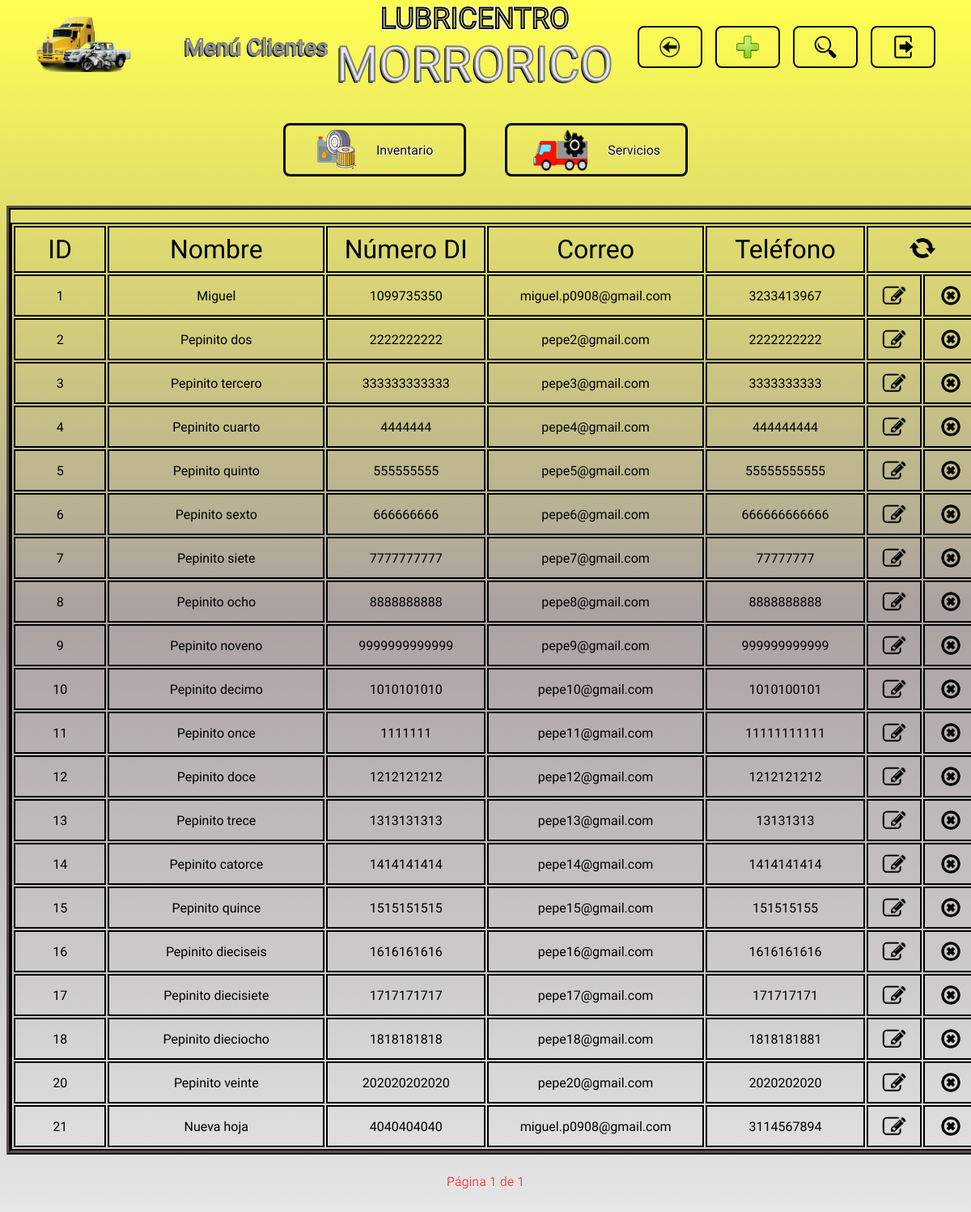
The page /clientes/ (signed in) on the database its author committed.
### clientes/models.py (models this page shows)
class Cliente(models.Model):
    nombre_cliente = models.CharField(max_length=50, null=False, blank=False)
    documento_identidad = models.CharField(max_length=20, null=False, blank=False)
    correo_electronico = models.EmailField(max_length=100, null=True, blank=True)
    telefono = models.CharField(max_length=15, null=True, blank=True)

### clientes/views.py (the view)
# urls.py: path('clientes/', include('clientes.urls')),
@login_required
def clientes(request, clientes=None, registrado=False, eliminado=False, actualizado=False, sin_coincidencias=False, campo=None, buscar=None, name_url="clientes"):
    if clientes is None:
        clientes = Cliente.objects.all()
    paginator = Paginator(clientes, 20)
    numero_pagina = request.GET.get('pagina')
    try:
        pagina = paginator.page(numero_pagina)
    except PageNotAnInteger:
        pagina = paginator.page(1)
    except EmptyPage:
        pagina = paginator.page(paginator.num_pages)
    return render(request, 'clientes.html', {
        'registrado': registrado,
        "eliminado": eliminado,
        "actualizado": actualizado,
        "sin_coincidencias": sin_coincidencias,
        "buscar": buscar,
        "campo": campo,
        "pagina": pagina,
        "name_url": name_url,
    })

### templates/clientes.html (shortened to what this page needs)
{% extends "layouts/base.html" %}
{% load static %}
{% block nombre_seccion %}
<p class="header__titulo letra_blanca">Menú Clientes</p>
{% endblock nombre_seccion %}
{% block boton_volver %}
<li>
    <a href="{% url "menu_opciones" %}" class="header__boton header__volver">
        <img src="{% static "images/logo_volver.png" %}" alt="volver" class="header__logo_boton">
    </a>
</li>
{% endblock boton_volver %}
{% block boton_registrar %}
<li>
    {% include "layouts/partials/boton_registrar.html" %}
</li>
{% endblock boton_registrar %}
{% block boton_buscar %}
<li>
    {% include "layouts/partials/boton_buscar.html" %}
</li>
{% endblock boton_buscar %}
{% block boton_cerrar_sesion %}
    {% include "layouts/partials/boton_cerrar_sesion.html" %}
{% endblock boton_cerrar_sesion %}
{% block cuerpo_seccion %}
<div class="contenedor tabla_registros">
    <table class="tabla_registros__tabla">
        <tr class="celdas_encabezado">
            <th class="celda tabla_registros__celda_id">ID</th>
            <th class="celda tabla_registros__celda_nombre">Nombre</th>
            <th class="celda tabla_registros__celda_numero_di">Número DI</th>
            <th class="celda tabla_registros__celda_correo">Correo</th>
            <th class="celda tabla_registros__celda_telefono">Teléfono</th>
            <th colspan="2" class="celda tabla_registros__celda_recargar"><a href="{% url "clientes" %}"><img src="{% static "images/logo_recargar.png" %}" alt="recargar" class="tabla_registros__recargar"></a></th>
        </tr>
        {% for cliente in pagina.object_list %}
        <tr class="celdas_datos">
            <td class="celda tabla_registros__celda_id">{{ cliente.id }}</td>
            <td class="celda tabla_registros__celda_nombre">{{ cliente.nombre_cliente }}</td>
            <td class="celda tabla_registros__celda_numero_di">{{ cliente.documento_identidad }}</td>
            <td class="celda tabla_registros__celda_correo">{{ cliente.correo_electronico }}</td>
            <td class="celda tabla_registros__celda_telefono">{{ cliente.telefono }}</td>
            <td class="celda tabla_registros__celda_editar"><a href="#" data-registro-id={{ cliente.id }} data-app-registro="clientes" class="tabla_registros__boton boton_editar" ><img src="{% static "images/logo_editar.png" %}" alt="editar" class="tabla_registros__logo_boton tabla_registros__editar"></a></td>
            <td class="celda tabla_registros__celda_eliminar"><a href="#" data-url= {% url "eliminar_cliente" cliente.id %} data-mensaje= "cliente {{ cliente.nombre_cliente }} con ID {{ cliente.id }}" class="tabla_registros__boton boton_eliminar"><img src="{% static "images/logo_eliminar.png" %}" alt="eliminar" class="tabla_registros__logo_boton tabla_registros__eliminar"></a></td>
        </tr>
        {% endfor %}
    </table>
</div>
{% endblock cuerpo_seccion %}
{% block paginacion %}
{% include "layouts/partials/paginacion.html" %}
{% endblock paginacion %}

### static/styles.css (style rules this page uses)
:root { --amarillo: rgb(235, 235, 58); --blanco: rgb(231, 231, 231); --rojo: rgb(243, 63, 63); --gris: rgb(150, 150, 150); --negro: rgb(7, 6, 6); --rojo-gris: linear-gradient(to bottom, rgb(245, 26, 26), rgb(243, 63, 63), rgb(170, 161, 161), rgb(231, 231, 231)); --gris-descendiente: linear-gradient(to bottom,rgb(255, 255, 80), rgb(170, 161, 161), rgb(231, 231, 231)); --max-width: 1400px; --header-heigth: 100px; --input-disabled: rgb(231, 231, 231, 0.7); }
* { font-family: "Lilita One", sans-serif; font-weight: 400; font-style: normal; }
body { background: var(--gris-descendiente); background-repeat: no-repeat; min-height: 100vh; background-size: cover; }
.contenedor { max-width: var(--max-width); margin: 0 auto; }
.letra_blanca { color: var(--blanco); -webkit-text-stroke: 2px gray; text-shadow: -2px 2px 0 black; }
.header__boton { display: flex; justify-content: center; align-items: center; height: 32px; font-size: 28px; padding: 8px 24px; border: 2px solid var(--negro); border-radius: 8px; text-decoration: none; }
.header__logo_boton { width: 28px; }
.tabla_registros { display: flex; justify-content: center; overflow-x: auto; overflow-y: auto; border: 5px ridge var(--negro); }
.tabla_registros__tabla { border: 2px solid var(--negro); table-layout: fixed; margin-top: 16px; width: 1200px; }
.celdas_encabezado { font-size: 32px; border: 2px solid var(--negro); }
.tabla_registros__celda_id { width: 8%; min-width: 8%; }
.tabla_registros__celda_editar, .tabla_registros__celda_eliminar, .tabla_registros__celda_asignar { width: 5%; min-width: 5%; }
.tabla_registros__celda_nombre, .tabla_registros__celda_correo { width: 21%; min-width: 21%; }
.tabla_registros__celda_numero_di, .tabla_registros__celda_telefono { width: 15%; min-width: 15%; }
.celda { white-space: nowrap; overflow-x: auto; padding: 8px; border: 2px solid black; max-height: 52px; }
.celdas_datos { text-align: center; font-size: 16px; }
.tabla_registros__boton { display: inline-block; margin-top: 4px; }
.tabla_registros__logo_boton { display: block; width: 100%; margin: 0; padding: 0; height: 24px; border-radius: 8px; }
.tabla_registros__eliminar { border-radius: 16px; }
.tabla_registros__recargar { width: 32px; border-radius: 50%; }

### rows shown on the page
Cliente: id "1", nombre_cliente "Miguel", documento_identidad "1099735350", correo_electronico "miguel.p0908@gmail.com", telefono "3233413967"
Cliente: id "2", nombre_cliente "Pepinito dos", documento_identidad "2222222222", correo_electronico "pepe2@gmail.com", telefono "2222222222"
Cliente: id "3", nombre_cliente "Pepinito tercero", documento_identidad "333333333333", correo_electronico "pepe3@gmail.com", telefono "3333333333"
Cliente: id "4", nombre_cliente "Pepinito cuarto", documento_identidad "4444444", correo_electronico "pepe4@gmail.com", telefono "444444444"
Cliente: id "5", nombre_cliente "Pepinito quinto", documento_identidad "555555555", correo_electronico "pepe5@gmail.com", telefono "55555555555"
Cliente: id "6", nombre_cliente "Pepinito sexto", documento_identidad "666666666", correo_electronico "pepe6@gmail.com", telefono "666666666666"
Cliente: id "7", nombre_cliente "Pepinito siete", documento_identidad "7777777777", correo_electronico "pepe7@gmail.com", telefono "77777777"
Cliente: id "8", nombre_cliente "Pepinito ocho", documento_identidad "8888888888", correo_electronico "pepe8@gmail.com", telefono "8888888888"
Cliente: id "9", nombre_cliente "Pepinito noveno", documento_identidad "9999999999999", correo_electronico "pepe9@gmail.com", telefono "999999999999"
Cliente: id "10", nombre_cliente "Pepinito decimo", documento_identidad "1010101010", correo_electronico "pepe10@gmail.com", telefono "1010100101"
Cliente: id "11", nombre_cliente "Pepinito once", documento_identidad "1111111", correo_electronico "pepe11@gmail.com", telefono "11111111111"
Cliente: id "12", nombre_cliente "Pepinito doce", documento_identidad "1212121212", correo_electronico "pepe12@gmail.com", telefono "1212121212"
Cliente: id "13", nombre_cliente "Pepinito trece", documento_identidad "1313131313", correo_electronico "pepe13@gmail.com", telefono "13131313"
Cliente: id "14", nombre_cliente "Pepinito catorce", documento_identidad "1414141414", correo_electronico "pepe14@gmail.com", telefono "1414141414"
Cliente: id "15", nombre_cliente "Pepinito quince", documento_identidad "1515151515", correo_electronico "pepe15@gmail.com", telefono "151515155"
Cliente: id "16", nombre_cliente "Pepinito dieciseis", documento_identidad "1616161616", correo_electronico "pepe16@gmail.com", telefono "1616161616"
Cliente: id "17", nombre_cliente "Pepinito diecisiete", documento_identidad "1717171717", correo_electronico "pepe17@gmail.com", telefono "171717171"
Cliente: id "18", nombre_cliente "Pepinito dieciocho", documento_identidad "1818181818", correo_electronico "pepe18@gmail.com", telefono "1818181881"
Cliente: id "20", nombre_cliente "Pepinito veinte", documento_identidad "202020202020", correo_electronico "pepe20@gmail.com", telefono "2020202020"
Cliente: id "21", nombre_cliente "Nueva hoja", documento_identidad "4040404040", correo_electronico "miguel.p0908@gmail.com", telefono "3114567894"

### other values the page prints
{{ pagina.number }} "1"
{{ pagina.paginator.num_pages }} "1"
